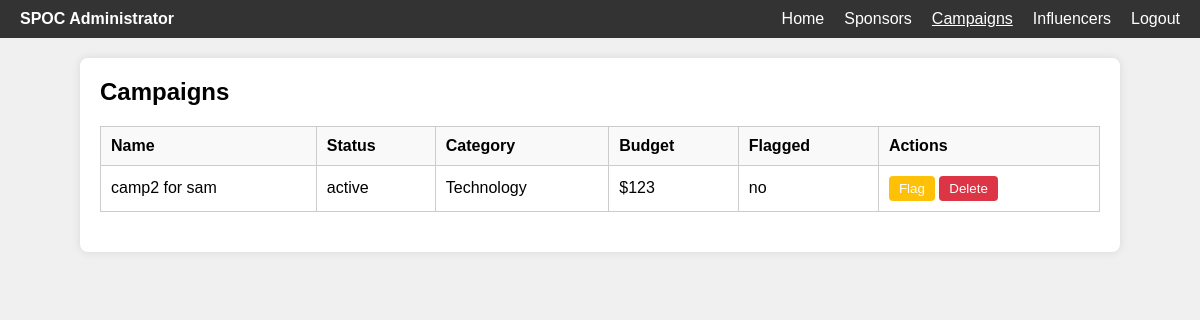
Before: /admin/campaigns with the older database file.
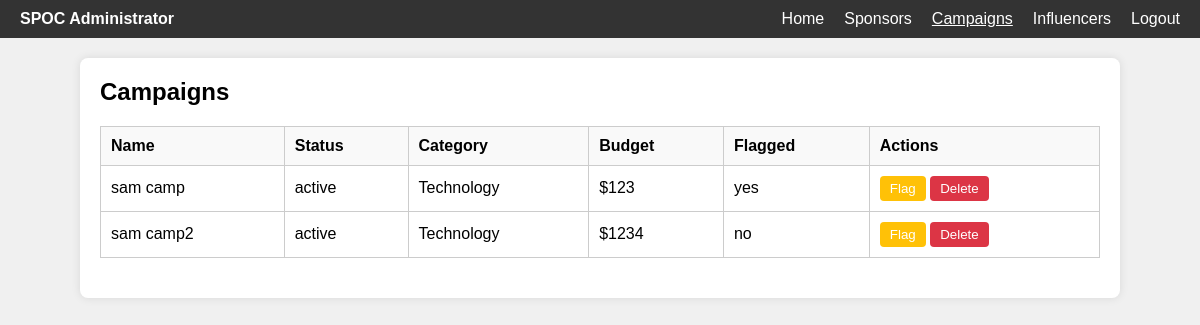
After: the same page with the newer database file.
### applications/models.py (models this page shows)
class campaign(db.Model):
    id = db.Column(db.Integer, primary_key=True)
    name = db.Column(db.String(100), nullable=False)
    status = db.Column(db.String(50), nullable=False,default="active")
    category = db.Column(db.String(50), nullable=False)
    budget = db.Column(db.Integer, nullable=False)
    sponsor_id = db.Column(db.Integer, db.ForeignKey('sponsor.id'), nullable=False)
    flagged = db.Column(db.String(10), nullable=False, default="no")
    start_date = db.Column(db.Date, nullable=False)
    end_date = db.Column(db.Date, nullable=True)
    ad_requests = db.relationship('adrequest', backref='campaign', lazy=True)

### applications/routes.py (the view)
@app.route('/admin/campaigns')
def admin_campaigns():
    all_campaigns = campaign.query.all()
    return render_template('admin_campaigns.html', campaigns=all_campaigns)

### templates/admin_campaigns.html (shortened to what this page needs)
<!DOCTYPE html>
<html lang="en">
<head>
</head>
<body>
    <nav>
        <div class="left">SPOC Administrator</div>
        <ul>
            <li><a href="{{ url_for('admin_home') }}">Home</a></li>
            <li><a href="{{ url_for('admin_sponsors') }}">Sponsors</a></li>
            <li><a href="{{ url_for('admin_campaigns') }}" class="active">Campaigns</a></li>
            <li><a href="{{ url_for('admin_influencers') }}">Influencers</a></li>
            <li><a href="{{ url_for('logout') }}">Logout</a></li>
        </ul>
    </nav>
    <div class="container">
        <h2>Campaigns</h2>
        <table>
            <thead>
                <tr>
                    <th>Name</th>
                    <th>Status</th>
                    <th>Category</th>
                    <th>Budget</th>
                    <th>Flagged</th>
                    <th>Actions</th>
                </tr>
            </thead>
            <tbody>
                {% for campaign in campaigns %}
                    <tr>
                        <td>{{ campaign.name }}</td>
                        <td>{{ campaign.status }}</td>
                        <td>{{ campaign.category }}</td>
                        <td>${{ campaign.budget }}</td>
                        <td>{{ campaign.flagged }}</td>
                        <td>
                            <form method="POST" action="{{ url_for('flag_campaign', campaign_id=campaign.id) }}" style="display:inline;">
                                <button type="submit" class="btn-flag">Flag</button>
                            </form>
                            <form method="POST" action="{{ url_for('admin_delete_campaign', campaign_id=campaign.id) }}" style="display:inline;">
                                <button type="submit" class="btn-delete">Delete</button>
                            </form>
                        </td>
                    </tr>
                {% endfor %}
            </tbody>
        </table>
    </div>
</body>
</html>

Changed rows visible on the page:
changed campaign: name "camp2 for sam" → "sam camp"; flagged "no" → "yes"
added campaign: name "sam camp2", status "active", category "Technology", budget "1234", flagged "no"
